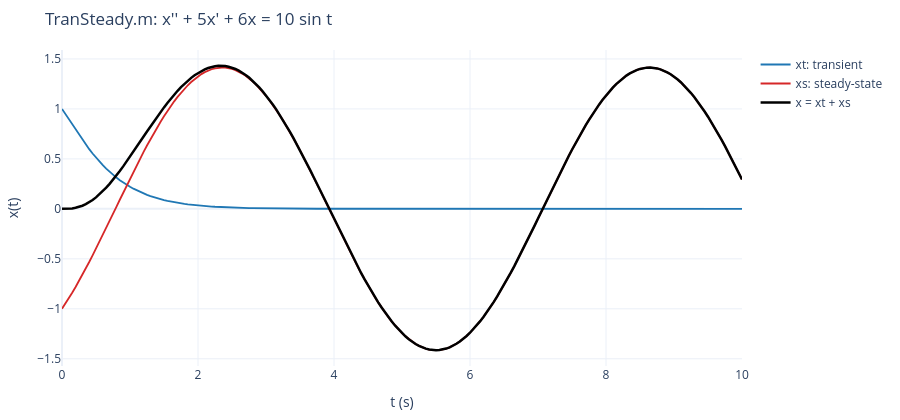

Write notebook code for a chart like this one.
### Markdown cell above
## 3. 強制響應：暫態解＋穩態解 `TranSteady.m`

```matlab
x = dsolve('D2x+5*Dx+6*x=10*sin(t)','x(0)=0,Dx(0)=0')
t=0:0.05:10;
xt=-exp(-3*t)+2*exp(-2*t);
xs=-cos(t)+sin(t);
x=-cos(t)+sin(t)-exp(-3*t)+2*exp(-2*t);
plot(t,xt,'b',t,xs,'r',t,x,'k')
grid
```

$\ddot x+5\dot x+6x=10\sin t,\ x(0)=0,\ \dot x(0)=0$。特徵根 $-2,-3$ 都在左半平面，
所以 $e^{-2t},e^{-3t}$ 項（暫態解，藍）會消失，最後只剩與輸入同頻率的 $-\cos t+\sin t$（穩態解，紅）。

sympy 的 `dsolve` 對應 MATLAB 的 `dsolve`；不給初始條件時會留下積分常數（網頁上的 Example 3）。

### Code cell
x_ts = -sp.cos(t) + sp.sin(t) - sp.exp(-3 * t) + 2 * sp.exp(-2 * t)
check("TranSteady", 5, 6, 10 * sp.sin(t), 0, 0, x_ts, 10)
print("Example 2, x(0)=1:  x(t) =", dsolve(5, 6, 10 * sp.sin(t), 1, 0))
print("Example 3, no I.C.: x(t) =", dsolve(5, 6, 10 * sp.sin(t)))
tt = np.arange(0, 10 + 1e-9, 0.05)
plot3(tt, [("xt: transient", num(-sp.exp(-3 * t) + 2 * sp.exp(-2 * t), tt)),
           ("xs: steady-state", num(-sp.cos(t) + sp.sin(t), tt)), ("x = xt + xs", num(x_ts, tt))],
      "TranSteady.m: x'' + 5x' + 6x = 10 sin t")

### Figure 1 — Plotly figure (JSON) as saved in the notebook; plotly's stock layout.template omitted (floating-point values rounded to 4 significant figures; data arrays with more than 128 entries replaced by an {"elided": "..."} marker saying what was removed)
{"data": [{"line": {"color": "#1f77b4", "width": 1.8}, "name": "xt: transient", "type": "scatter", "x": {"elided": "201 float values"}, "y": {"elided": "201 float values"}}, {"line": {"color": "#d62728", "width": 1.8}, "name": "xs: steady-state", "type": "scatter", "x": {"elided": "201 float values"}, "y": {"elided": "201 float values"}}, {"line": {"color": "black", "width": 2.5}, "name": "x = xt + xs", "type": "scatter", "x": {"elided": "201 float values"}, "y": {"elided": "201 float values"}}], "layout": {"height": 420, "margin": {"b": 50, "l": 60, "r": 20, "t": 50}, "title": {"text": "TranSteady.m: x'' + 5x' + 6x = 10 sin t"}, "xaxis": {"title": {"text": "t (s)"}}, "yaxis": {"title": {"text": "x(t)"}}}}
